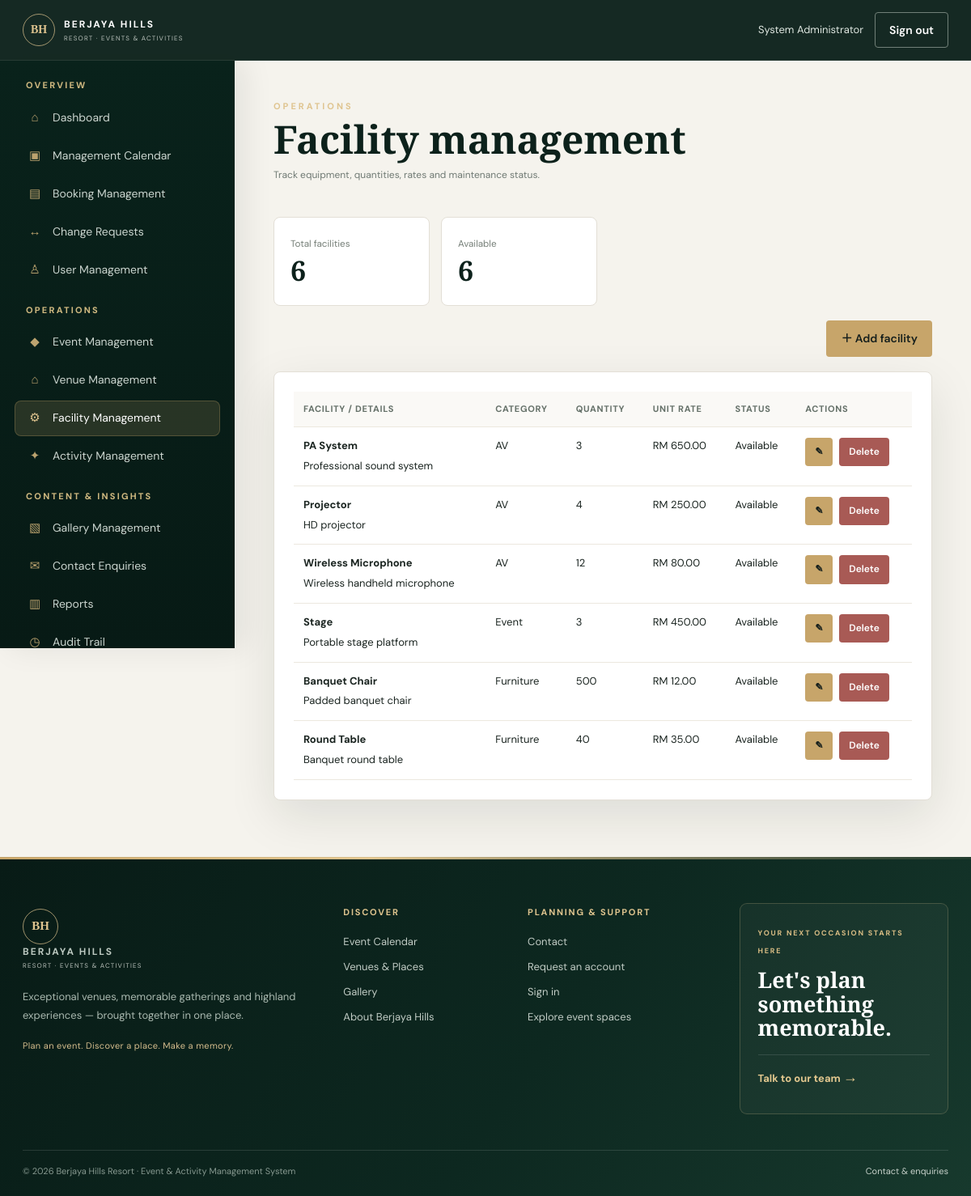
The page /admin/facilities/index.php (signed in) on the database its author committed.
### tables this page shows
CREATE TABLE users (id BIGINT UNSIGNED AUTO_INCREMENT PRIMARY KEY, full_name VARCHAR(150) NOT NULL, email VARCHAR(190) NOT NULL UNIQUE, password_hash VARCHAR(255) NOT NULL, phone VARCHAR(50), company_name VARCHAR(190), job_title VARCHAR(120), account_status ENUM('pending','approved','rejected','suspended','inactive') NOT NULL DEFAULT 'pending', rejection_reason TEXT NULL, email_verified_at DATETIME NULL, last_login_at DATETIME NULL, created_at TIMESTAMP DEFAULT CURRENT_TIMESTAMP, updated_at TIMESTAMP DEFAULT CURRENT_TIMESTAMP ON UPDATE CURRENT_TIMESTAMP, INDEX(account_status));

CREATE TABLE facilities (id BIGINT UNSIGNED AUTO_INCREMENT PRIMARY KEY, name VARCHAR(150) NOT NULL, category VARCHAR(100), description TEXT, quantity INT DEFAULT 1, unit_rate DECIMAL(12,2) DEFAULT 0, status ENUM('available','maintenance','inactive') DEFAULT 'available', created_at TIMESTAMP DEFAULT CURRENT_TIMESTAMP);

### includes/bootstrap.php (called while the page is built, shortened)
<?php
require_once __DIR__.'/../config/database.php';
function e(?string $v): string { return htmlspecialchars($v ?? '', ENT_QUOTES, 'UTF-8'); }
function url(string $path=''): string { return BASE_URL.ltrim($path,'/'); }
function current_user(): ?array { if(empty($_SESSION['user_id'])) return null; static $u; if($u!==null) return $u; $s=db()->prepare("SELECT u.*, GROUP_CONCAT(r.name) roles FROM users u LEFT JOIN user_roles ur ON ur.user_id=u.id LEFT JOIN roles r ON r.id=ur.role_id WHERE u.id=? GROUP BY u.id"); $s->execute([$_SESSION['user_id']]); return $u=$s->fetch() ?: null; }
function require_login(): array { $u=current_user(); if(!$u) redirect('public/auth/login.php'); return $u; }
function has_role(string ...$roles): bool { $u=current_user(); if(!$u) return false; $mine=explode(',',$u['roles']??''); return (bool)array_intersect($roles,$mine); }
function require_role(string ...$roles): array { $u=require_login(); if(!has_role(...$roles)) { http_response_code(403); require __DIR__.'/403.php'; exit; } return $u; }

### config/database.php (called while the page is built, shortened)
<?php
function db(): PDO {
    static $pdo;
    if (!$pdo) {
        $pdo = new PDO('mysql:host='.DB_HOST.';dbname='.DB_NAME.';charset=utf8mb4', DB_USER, DB_PASS, [
            PDO::ATTR_ERRMODE=>PDO::ERRMODE_EXCEPTION,
            PDO::ATTR_DEFAULT_FETCH_MODE=>PDO::FETCH_ASSOC,
            PDO::ATTR_EMULATE_PREPARES=>false,
        ]);
    }
    return $pdo;
}

### admin/facilities/index.php (the view, shortened to what this page needs)
<?php
require_once __DIR__.'/../../includes/bootstrap.php';
require_role('Administrator','Management','Event','IT');
$pdo=db();
$pageTitle='Facility Management';$fac=$pdo->query('SELECT * FROM facilities ORDER BY category,name')->fetchAll();require __DIR__.'/../../includes/header.php';
?>
<div class="admin-shell"><aside class="sidebar"><?php require __DIR__.'/../sidebar.php';?></aside><section class="admin-content">
<div class="admin-top"><div><div class="eyebrow">Operations</div><h1 class="admin-title">Facility management</h1><p class="kicker">Track equipment, quantities, rates and maintenance status.</p></div></div>
<div class="stats"><div class="stat"><small>Total facilities</small><strong><?=count($fac)?></strong></div><div class="stat"><small>Available</small><strong><?=count(array_filter($fac,fn($x)=>$x['status']==='available'))?></strong></div></div>
<div style="display:flex;justify-content:flex-end;margin:18px 0"><button class="btn btn-gold" type="button" onclick="openFacilityForm()">＋ Add facility</button></div>
<div class="panel table-wrap" style="margin-top:12px"><table class="table"><thead><tr><th>Facility / details</th><th>Category</th><th>Quantity</th><th>Unit rate</th><th>Status</th><th>Actions</th></tr></thead><tbody>
<?php foreach($fac as $f):?><tr><td><strong><?=e($f['name'])?></strong><div class="muted" style="font-size:13px;margin-top:4px"><?=e($f['description']??'')?></div></td><td><?=e($f['category']??'—')?></td><td><?=(int)$f['quantity']?></td><td>RM <?=number_format((float)$f['unit_rate'],2)?></td><td><span class="status-pill"><?=e(ucfirst($f['status']))?></span></td><td><div style="display:flex;gap:8px;align-items:center"><button class="btn btn-gold btn-sm" type="button" title="Edit facility" aria-label="Edit facility" onclick='editFacility(<?=json_encode(["id"=>(int)$f["id"],"name"=>$f["name"],"category"=>$f["category"],"description"=>$f["description"],"quantity"=>(int)$f["quantity"],"unit_rate"=>$f["unit_rate"],"status"=>$f["status"]],JSON_HEX_TAG|JSON_HEX_APOS|JSON_HEX_AMP|JSON_HEX_QUOT)?>)'>✎</button><form method="post" onsubmit="return confirm('Delete this facility? Existing booking or venue links may prevent deletion.');"><input type="hidden" name="csrf" value="<?=e(csrf_token())?>"><input type="hidden" name="action" value="delete"><input type="hidden" name="id" value="<?=(int)$f['id']?>"><button class="btn btn-danger btn-sm" type="submit">Delete</button></form></div></td></tr><?php endforeach;?>
<?php if(!$fac):?><tr><td colspan="6">No facilities found. Add a facility to get started.</td></tr><?php endif;?></tbody></table></div>
</section></div><?php require __DIR__.'/../../includes/footer.php';?>

### includes/header.php (shortened to what this page needs)
<?php
$u = current_user();
$scriptPath = str_replace('\\', '/', $_SERVER['SCRIPT_NAME'] ?? '');
$isAdminArea = strpos($scriptPath, '/admin/') !== false;
$isAdminUser = $u && has_role('Administrator','Management','Event','HR','Author','IT');
$isUserArea = $u && strpos($scriptPath, '/user/') !== false;
$matchesExplorePath = false;
$useExploreShell = (bool)$u && !$isAdminArea && !$isUserArea && $matchesExplorePath;
$useAdminShell = $isAdminArea && $isAdminUser;
$useUserShell = false;
?>
<!doctype html>
<html lang="en">
<head>
<link rel="stylesheet" href="<?= e(url('assets/css/app.css?v=115')) ?>">
</head>
<body class="<?= $useAdminShell ? 'admin-body' : (($useUserShell || $useExploreShell) ? 'user-body' : '') ?><?= $useExploreShell ? ' explore-body' : '' ?>">
<header class="site-header">
  <div class="nav-wrap">
    <a class="brand" href="<?= url($isAdminUser ? 'admin/dashboard/index.php' : ($isUserArea ? 'user/dashboard/index.php' : 'index.php')) ?>">
      <span class="brand-mark">BH</span>
      <span><b>BERJAYA HILLS</b><small>RESORT · EVENTS & ACTIVITIES</small></span>
    </a>
    <?php if ($isAdminUser): ?>
      <div class="nav-actions admin-nav-actions">
        <span class="nav-user"><?= e($u['full_name'] ?? 'Administrator') ?></span>
        <a class="btn btn-outline" href="<?= url('auth/logout.php') ?>">Sign out</a>
      </div>
    <?php endif; ?>
  </div>
</header>
<main>

### admin/sidebar.php (shortened to what this page needs)
<?php
$currentPath = str_replace('\\', '/', $_SERVER['SCRIPT_NAME'] ?? '');
function admin_nav_active(string $path): string
{
    global $currentPath;
    return strpos($currentPath, '/' . ltrim($path, '/')) !== false ? 'active' : '';
}
?>
<div class="side-label">Overview</div>
<a class="<?= admin_nav_active('admin/dashboard/') ?>" href="<?= url('admin/dashboard/index.php') ?>">
    <span class="side-icon">⌂</span>
    <span>Dashboard</span>
</a>
<a class="<?= admin_nav_active('admin/calendar/') ?>" href="<?= url('admin/calendar/index.php') ?>">
    <span class="side-icon">▣</span>
    <span>Management Calendar</span>
</a>
<a class="<?= admin_nav_active('admin/bookings/') ?>" href="<?= url('admin/bookings/index.php') ?>">
    <span class="side-icon">▤</span>
    <span>Booking Management</span>
</a>
<a class="<?= admin_nav_active('admin/change-requests/') ?>" href="<?= url('admin/change-requests/index.php') ?>">
    <span class="side-icon">↔</span>
    <span>Change Requests</span>
</a>
<a class="<?= admin_nav_active('admin/users/') ?>" href="<?= url('admin/users/index.php') ?>">
    <span class="side-icon">♙</span>
    <span>User Management</span>
</a>
<div class="side-label">Operations</div>
<a class="<?= admin_nav_active('admin/events/') ?>" href="<?= url('admin/events/index.php') ?>">
    <span class="side-icon">◆</span>
    <span>Event Management</span>
</a>
<a class="<?= admin_nav_active('admin/venues/') ?>" href="<?= url('admin/venues/index.php') ?>">
    <span class="side-icon">⌂</span>
    <span>Venue Management</span>
</a>
<a class="<?= admin_nav_active('admin/facilities/') ?>" href="<?= url('admin/facilities/index.php') ?>">
    <span class="side-icon">⚙</span>
    <span>Facility Management</span>
</a>
<a class="<?= admin_nav_active('admin/activities/') ?>" href="<?= url('admin/activities/index.php') ?>">
    <span class="side-icon">✦</span>
    <span>Activity Management</span>
</a>
<div class="side-label">Content &amp; Insights</div>
<a class="<?= admin_nav_active('admin/gallery/') ?>" href="<?= url('admin/gallery/index.php') ?>">
    <span class="side-icon">▧</span>
    <span>Gallery Management</span>
</a>
<a class="<?= admin_nav_active('admin/contact/') ?>" href="<?= url('admin/contact/index.php') ?>">
    <span class="side-icon">✉</span>
    <span>Contact Enquiries</span>
</a>
<a class="<?= admin_nav_active('admin/reports/') ?>" href="<?= url('admin/reports/index.php') ?>">
    <span class="side-icon">▥</span>
    <span>Reports</span>
</a>
<a class="<?= admin_nav_active('admin/audit/') ?>" href="<?= url('admin/audit/index.php') ?>">
    <span class="side-icon">◷</span>
    <span>Audit Trail</span>
</a>

### includes/footer.php (shortened to what this page needs)
</main>
<footer class="site-footer">
  <div class="footer-topline"></div>
  <div class="footer-grid footer-grid-refined">
    <div class="footer-about">
      <a class="brand footer-brand" href="<?= url('index.php') ?>">
        <span class="brand-mark">BH</span>
        <span><b>BERJAYA HILLS</b><small>RESORT · EVENTS & ACTIVITIES</small></span>
      </a>
      <p>Exceptional venues, memorable gatherings and highland experiences — brought together in one place.</p>
      <span class="footer-note">Plan an event. Discover a place. Make a memory.</span>
    </div>
    <div class="footer-links">
      <h4>Discover</h4>
      <a href="<?= url('public/calendar/index.php') ?>">Event Calendar</a>
      <a href="<?= url('public/venues/index.php') ?>">Venues & Places</a>
      <a href="<?= url('public/gallery/index.php') ?>">Gallery</a>
      <a href="<?= url('public/about.php') ?>">About Berjaya Hills</a>
    </div>
    <div class="footer-links">
      <h4>Planning & Support</h4>
      <a href="<?= url('public/contact.php') ?>">Contact</a>
      <a href="<?= url('public/auth/register.php') ?>">Request an account</a>
      <a href="<?= url('public/auth/login.php') ?>">Sign in</a>
      <a href="<?= url('public/venues/index.php') ?>">Explore event spaces</a>
    </div>
    <div class="footer-cta">
      <span class="footer-eyebrow">Your next occasion starts here</span>
      <h3>Let's plan something memorable.</h3>
      <a class="footer-cta-link" href="<?= url('public/contact.php') ?>">Talk to our team <span aria-hidden="true">→</span></a>
    </div>
  </div>
  <div class="footer-bottom footer-bottom-refined">
    <span>© <?= date('Y') ?> Berjaya Hills Resort · Event & Activity Management System</span>
    <a href="<?= url('public/contact.php') ?>">Contact & enquiries</a>
  </div>
</footer>
</body></html>

### rows shown on the page
users: full_name "System Administrator"
facilities: name "PA System", description "Professional sound system", category "AV", quantity "3", unit_rate "650.00", status "Available"
facilities: name "Projector", description "HD projector", category "AV", quantity "4", unit_rate "250.00", status "Available"
facilities: name "Wireless Microphone", description "Wireless handheld microphone", category "AV", quantity "12", unit_rate "80.00", status "Available"
facilities: name "Stage", description "Portable stage platform", category "Event", quantity "3", unit_rate "450.00", status "Available"
facilities: name "Banquet Chair", description "Padded banquet chair", category "Furniture", quantity "500", unit_rate "12.00", status "Available"
facilities: name "Round Table", description "Banquet round table", category "Furniture", quantity "40", unit_rate "35.00", status "Available"

### other values the page prints
count($fac) "6"
count(array_filter($fac,fn($x)=>$x['status']==='available')) "6"
